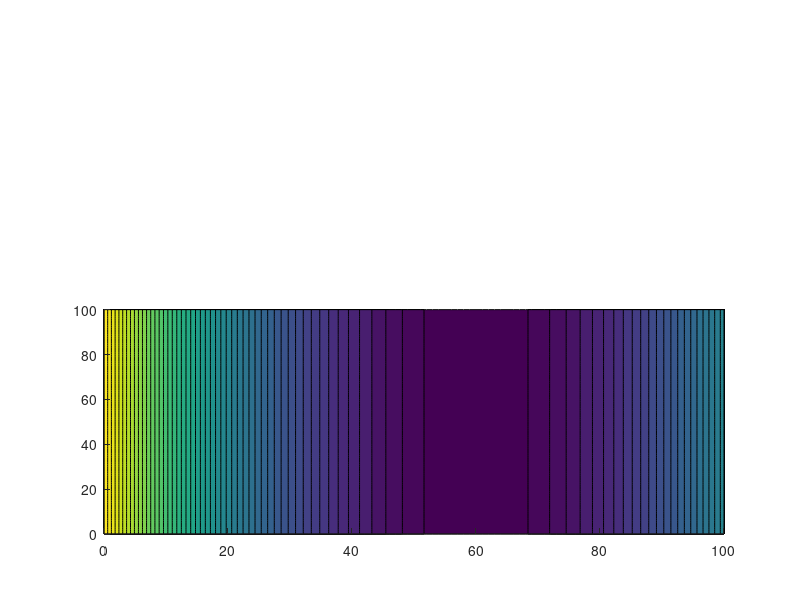

This figure's MATLAB source: (Note: this script raises an error after producing the figure.)
% 2D point robot moving in an obstacle free space (velocity is the control input, no inertia system)
% assuming motion noise (Rt) to be independent of x and u (unit variance)
% measurement noise (Qt) is dependent on x as given by the contour plot
% variance is stored rowwise and its square-root is taken
clc;
clear all;
close all;
addpath('/media/saumya/Data/Study/CMU/Robotics/PlanningWithContact/Codes/Planning_with_contact_to_reduce_uncertainty/BSP_iterative_local_optimization/Vanilla_noObstacles1/utils');
global nState mControl pMeasure xf x0 N dt umax T Amp sig mu F G Fi Gi ei Qt_full P R q r p mapxmax mapymax delx delu delsig Mt Rt Qf Qt S1T s2T s3T x_nom0 sigmanom0 u_nom0

%% Declaring parameters
% Q = 2*eye(2); R = 1; Qf = Q;
nState = 2; % size of state space
mControl = 2; % size of control space
pMeasure = 2;

N = 100 ;%number of grid points (time steps)
dt = 0.1 ;%time step for Euler Integration
T = N*dt ;%total time
t0 = [linspace(0,T,N)]';

x0 = [10;20];
xf = [20;70];
umax = inf ;%upper control bound (optimization variable)

% Parameters for the onbservation map
Amp = 0.002;
sig = 10000;
mu = 60;

% Dimensions of the map
mapxmax = 100;
mapymax = 100;

% delta steps for finite difference operations
delx = 0.01;
delu = 0.01;
delsig = 0.01;

% Noise for the motion model
Mt = 200*eye(nState);

% Cost funcition penalty terms
Rt = 10*eye(mControl); %u'*Rt*u
Qt = 200*eye(nState);  % sigma*Qt*sigma
Qf = 100*N*eye(nState); %x'*Qf*x + sigma*Qf*sigma

%% Loading nominal trajectory
load nominalTraj_X_origin15_15.mat
load nominalTraj_U_origin15_15.mat
load nominalTraj_t0_origin15_15.mat

%% Setting up fmincon to find nominal trajectory
% A = [] ;%empty because no linear equations
% b = [] ;%empty because no linear equations
% Aeq = [] ;%empty because no linear equations
% beq = [] ;%empty because no linear equations
% options =optimoptions(@fmincon,'TolFun',0.0001,'MaxIter',10000,...
%     'MaxFunEvals',100000,'Display','iter','DiffMinChange',0.001,'Algorithm','sqp');
% % State and control bounds
% UB = [inf*ones(1,nState*N),umax*ones(1,mControl*N)];
% LB = -UB;
% params0 = [zeros(1,nState*N), zeros(1,mControl*N)];
% % Finding the nominal trajectory
% COSTFUN = @(params) costFnTrajOpt(params);
% CONSTRAINTFUN = @(params) nonlinconstraintsDirCol(params,@Dynamics_2DpointBot);
% params = fmincon(COSTFUN,params0,A,b,Aeq,beq,LB,UB,CONSTRAINTFUN,options);
% x = [];
% u = [];
% for i = 1:nState
%     x = [x; params(N*(i-1)+1:N*i)];
% end
% for i = 1:mControl
%     u = [u; params(nState*N+N*(i-1)+1:nState*N+N*i)];
% end
% save('nominalTraj_X_origin15_15.mat', 'x');
% save('nominalTraj_U_origin15_15.mat', 'u');
% save('nominalTraj_t0_origin15_15.mat', 't0');
x_nom0 = x;
u_nom0 = u;

%% Plotting initial trajectory and environment
figure(1);
set(gcf,'units','points','position',[10,10,700,700])
% Observation environment variance
subplot(4,2,[5,6,7,8])
mapx = 0:mapxmax;
mapy = 0:mapymax;
[mapX,mapY] = meshgrid(mapx,mapy);

% contZvar = Amp*exp(-(mapX - mu).^2/sig);
contZvar = Amp*(mu - mapX).^2;
conto = contourf(mapX,mapY,contZvar,50, 'edgecolor','none');
colormap(flipud(gray));
hold on;
% Plotting nominal trajectory
% plotNominalTraj(t0, x_nom0, u_nom0);
hold on;

%% Initializing Nominal belief trajectory
sigmanom0 = sigmaToVec(10*eye(nState), nState);
b_nom = zeros(nState+nState*(nState+1)/2, size(x,2)); % zero variance
b_nom(1:nState, :) = x_nom0;
b_nom(nState+1:end, 1) = sigmanom0;
u_nom = u_nom0;


outer_iter = 1;
max_iterations_outer = 10;

% Create a movie structure to add frames to
mov(1:max_iterations_outer) = struct('cdata', [], 'colormap', []);
% Create a video writer to use the writeVideo function
v = VideoWriter('BSP_iterative_local_optimization_2.avi');
% Make the video writer available for writing
open(v);

%% iLQG loop
while(outer_iter <= max_iterations_outer) % or l(t) <lt
    
    plotTrajectoryWithVariance(t0, b_nom, u_nom);
    
    %%Finding terminal S (constant)
    [S1T, s2T, s3T] = terminalS(b_nom, u_nom);
    
    % Linearize motion dynamics
    [F, G] = stochasticMotionDynamicsLinearize(b_nom, u_nom);
    % Linearize observation dynamics
    [Fi, Gi, ei] = stochaticVarianceLinearize(b_nom, u_nom);
    % Quadratize cost function
    [Qt_full, P, R, q, r, p] = quadratizeCost(b_nom, u_nom);
    % Ricatti for S
    [S1, s2, s3, L, I] = RicattiForS();
    
    % ODE45 for forward propagation
    [b_new, u_new] = forward_integral(L,I,b_nom,u_nom);
    
    
    b_nom = b_new;
    u_nom = u_new;
    
    % Video writing
    ax = gcf();
    mov(outer_iter) = getframe(ax);
    % Write frame to the video writer "v"
    writeVideo(v,mov(outer_iter));
    
    outer_iter = outer_iter +1;
    pause(0.01);

end
close(v);